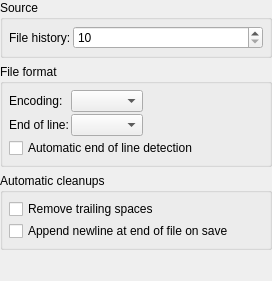
<?xml version="1.0" encoding="UTF-8"?>
<ui version="4.0">
 <class>Files</class>
 <widget class="QWidget" name="Files">
  <property name="geometry">
   <rect>
    <x>0</x>
    <y>0</y>
    <width>272</width>
    <height>281</height>
   </rect>
  </property>
  <property name="windowTitle">
   <string>Files</string>
  </property>
  <layout class="QVBoxLayout" name="verticalLayout">
   <property name="spacing">
    <number>6</number>
   </property>
   <property name="margin">
    <number>0</number>
   </property>
   <item>
    <widget class="QGroupBox" name="groupBox_3">
     <property name="title">
      <string>Source</string>
     </property>
     <layout class="QFormLayout" name="formLayout_3">
      <property name="horizontalSpacing">
       <number>2</number>
      </property>
      <property name="verticalSpacing">
       <number>2</number>
      </property>
      <property name="margin">
       <number>6</number>
      </property>
      <item row="0" column="0">
       <widget class="QLabel" name="label">
        <property name="text">
         <string>File history:</string>
        </property>
       </widget>
      </item>
      <item row="0" column="1">
       <widget class="QSpinBox" name="spinBox">
        <property name="minimum">
         <number>10</number>
        </property>
        <property name="maximum">
         <number>40</number>
        </property>
        <property name="singleStep">
         <number>5</number>
        </property>
       </widget>
      </item>
     </layout>
    </widget>
   </item>
   <item>
    <widget class="QGroupBox" name="groupBox">
     <property name="title">
      <string>File format</string>
     </property>
     <layout class="QFormLayout" name="formLayout_2">
      <property name="fieldGrowthPolicy">
       <enum>QFormLayout::ExpandingFieldsGrow</enum>
      </property>
      <property name="horizontalSpacing">
       <number>2</number>
      </property>
      <property name="verticalSpacing">
       <number>2</number>
      </property>
      <property name="margin">
       <number>6</number>
      </property>
      <item row="0" column="0">
       <widget class="QLabel" name="labelEncoding">
        <property name="text">
         <string>Encoding:</string>
        </property>
       </widget>
      </item>
      <item row="0" column="1">
       <widget class="QComboBox" name="comboBoxEncoding"/>
      </item>
      <item row="1" column="0">
       <widget class="QLabel" name="labelEndOfLine">
        <property name="text">
         <string>End of line:</string>
        </property>
       </widget>
      </item>
      <item row="1" column="1">
       <widget class="QComboBox" name="comboBoxEndOfLine"/>
      </item>
      <item row="2" column="0" colspan="2">
       <widget class="QCheckBox" name="checkBox">
        <property name="text">
         <string>Automatic end of line detection</string>
        </property>
       </widget>
      </item>
     </layout>
    </widget>
   </item>
   <item>
    <widget class="QGroupBox" name="groupBox_2">
     <property name="title">
      <string>Automatic cleanups</string>
     </property>
     <layout class="QFormLayout" name="formLayout">
      <property name="fieldGrowthPolicy">
       <enum>QFormLayout::ExpandingFieldsGrow</enum>
      </property>
      <property name="horizontalSpacing">
       <number>2</number>
      </property>
      <property name="verticalSpacing">
       <number>2</number>
      </property>
      <property name="margin">
       <number>6</number>
      </property>
      <item row="0" column="0" colspan="2">
       <widget class="QCheckBox" name="checkBox_2">
        <property name="text">
         <string>Remove trailing spaces</string>
        </property>
       </widget>
      </item>
      <item row="1" column="0">
       <widget class="QCheckBox" name="checkBox_3">
        <property name="text">
         <string>Append newline at end of file on save</string>
        </property>
       </widget>
      </item>
     </layout>
    </widget>
   </item>
   <item>
    <spacer name="verticalSpacer">
     <property name="orientation">
      <enum>Qt::Vertical</enum>
     </property>
     <property name="sizeHint" stdset="0">
      <size>
       <width>20</width>
       <height>4</height>
      </size>
     </property>
    </spacer>
   </item>
  </layout>
 </widget>
 <resources/>
 <connections/>
</ui>
